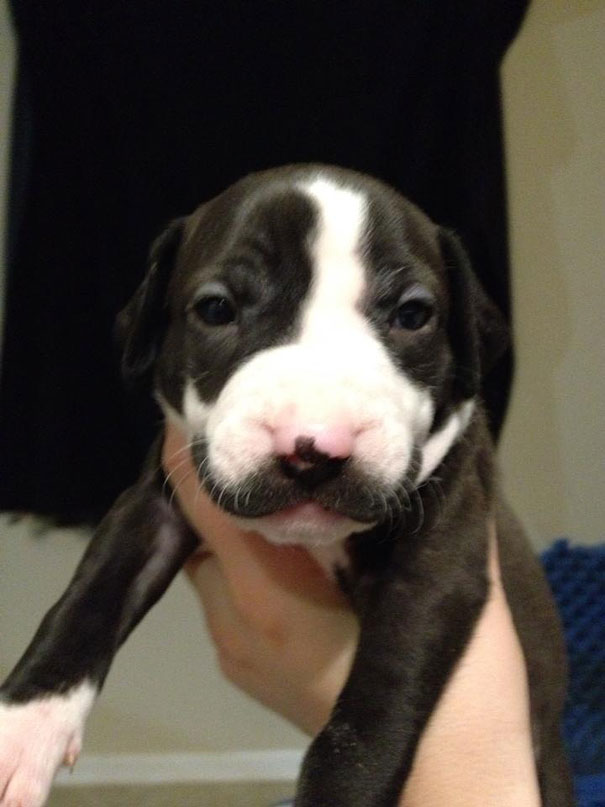
#> input picture testes/dog2.jpg, 605 x 807 px
$ python rgb.py ../testes/dog2.jpg
#> lines starting #> are read from the running program, lines starting #| are printed output that depends on the picture
import sys
import cv2
import numpy as np
import matplotlib.pyplot as plt

# abre imagem
filename = sys.argv[1]
im = cv2.imread(filename)
#> im is the input picture: shape (807, 605, 3); mean B, G, R 64, 72.8, 80

# converte cores
im = cv2.cvtColor(im, cv2.COLOR_BGR2RGB)

# split
#im_r,im_g,im_b = cv2.split(im)
im_r = im[:, :, 0]
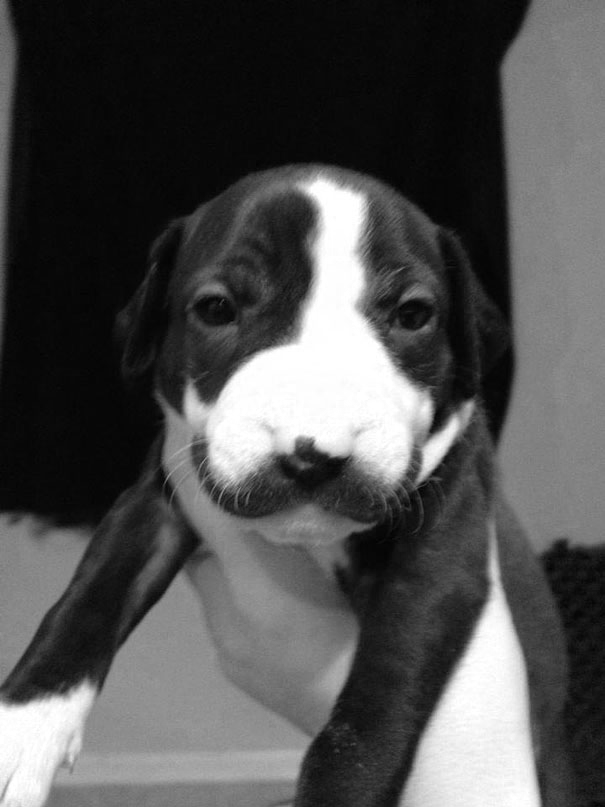
#> im_r: shape (807, 605); min 0, max 255, mean 80
im_g = im[:, :, 1]
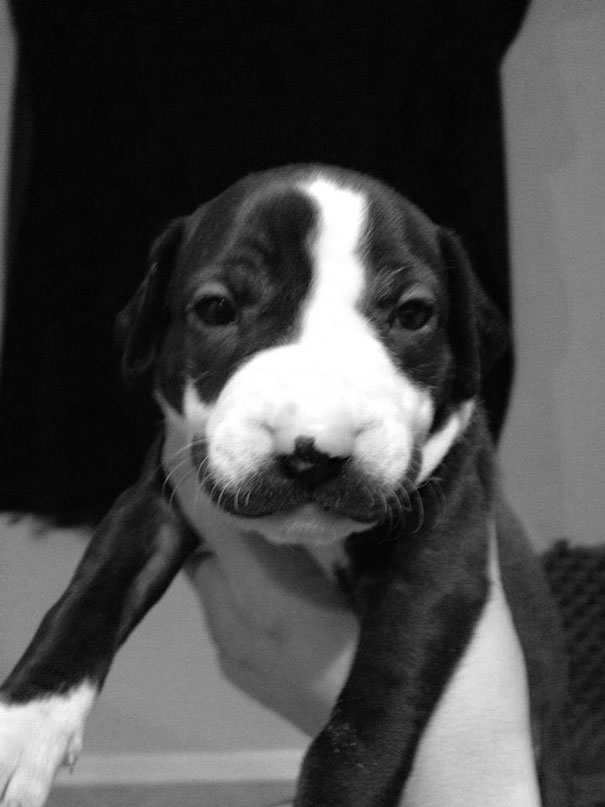
#> im_g: shape (807, 605); min 0, max 255, mean 72.8
im_b = im[:, :, 2]
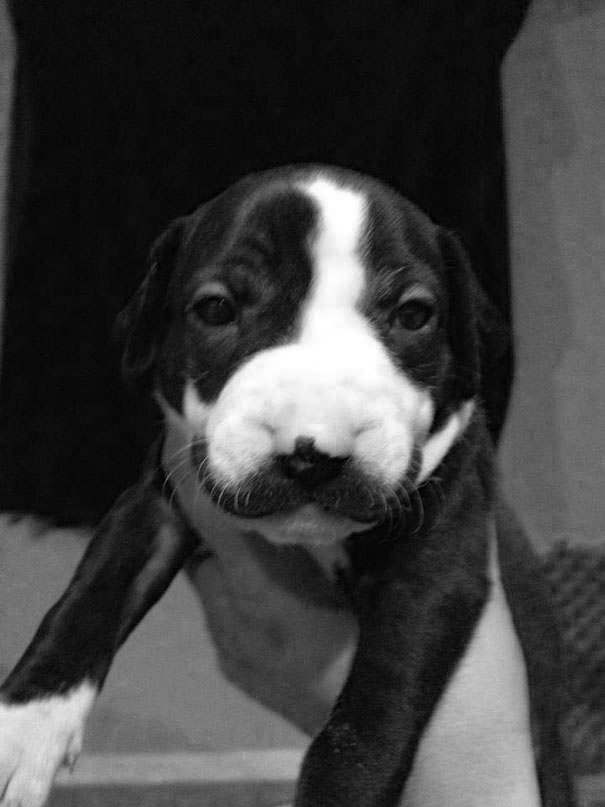
#> im_b: shape (807, 605); min 0, max 255, mean 64


# combina as imagens
im = cv2.merge([im_r, im_g, im_b])

# mostra imagens
imagens = [im_r, im_g, im_b]


x_values = np.arange(256)

plt.subplot(1, 3, 1), plt.imshow(imagens[0], cmap='gray')
plt.subplot(1, 3, 2), plt.imshow(imagens[1], cmap='gray')
plt.subplot(1, 3, 3), plt.imshow(imagens[2], cmap='gray')


plt.show()
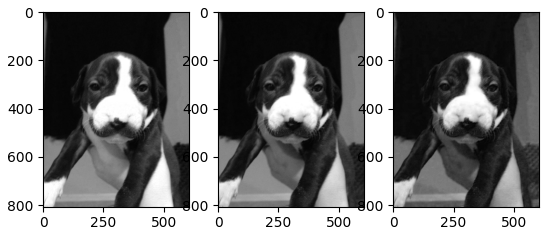
#> figure drawn by matplotlib, 3 panels
